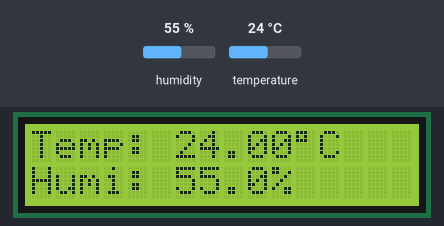
A sketch run on a simulated ESP8266 (NodeMCU). On the bench: 16×2 character LCD. The test bench sets the inputs (shaded band); at power-on: humidity 55 %, temperature 24 °C. WiFi joins after 1.5 s; servers stay silent unless stated.

Above: at 3.0 s.
3.1 s: humidity set to 22 %
At 5.3 s:
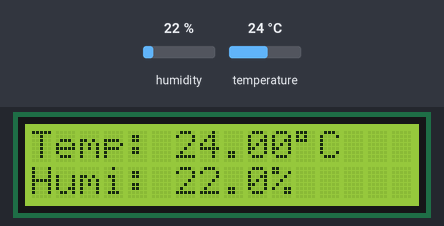
5.6 s: temperature set to 12 °C
At 6.9 s:
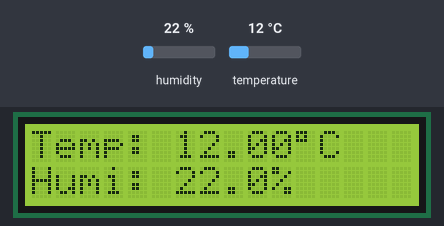
7.7 s: humidity set to 40 %
At 9.5 s:
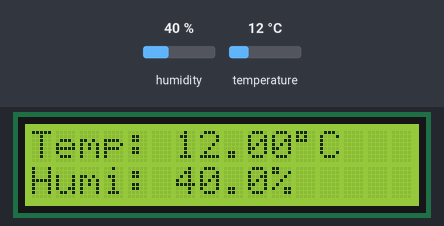
9.8 s: temperature set to 19 °C
At 11.3 s:
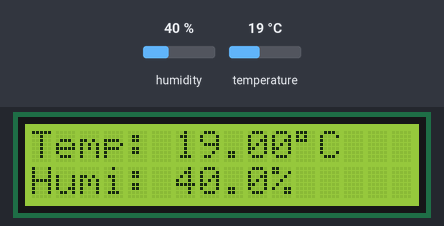
Timing chart, 0 to 12.8 s (numbered marks = the images above; inputs shaded):
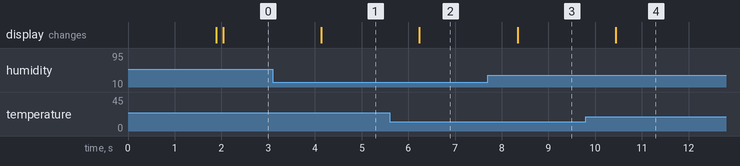

The sketch:

Blynk_Arduino_Code.ino
```cpp
#define BLYNK_TEMPLATE_ID "REPLACE_WITH_YOUR_TEMPLATE_ID"
#define BLYNK_TEMPLATE_NAME "REPLACE_WITH_YOUR_TEMPLATE_NAME"
#define BLYNK_AUTH_TOKEN "REPLACE_WITH_YOUR_BLYNK_TOKEN"

// DHT PARAMETERS
#define DHTPIN D3
#define DHTTYPE DHT11

// LCD PARAMETERS
#define LCD_I2C_ADDRESS 0x27
#define LCD_COLUMNS 16
#define LCD_ROWS 2

#include <ESP8266WiFi.h>
#include <BlynkSimpleEsp8266.h>
#include <Wire.h>
#include <LiquidCrystal_I2C.h>
#include <DHT.h>

char auth[] = BLYNK_AUTH_TOKEN;

// Wi-Fi details
char ssid[] = "REPLACE_WITH_YOUR_WIFI_SSID";
char pass[] = "REPLACE_WITH_YOUR_WIFI_PASS";

LiquidCrystal_I2C lcd(LCD_I2C_ADDRESS, LCD_COLUMNS, LCD_ROWS);

BlynkTimer timer;

DHT dht(DHTPIN, DHTTYPE);

void sendSensor()
{
  float h = dht.readHumidity();
  float t = dht.readTemperature();

  if (isnan(h) || isnan(t)) {
    // Display error on LCD
    lcd.setCursor(0, 0);
    lcd.print("DHT Read Failed!");
    lcd.setCursor(0, 1);
    return;
  }

  // Update Blynk Virtual Pins
  Blynk.virtualWrite(V0, t);
  Blynk.virtualWrite(V1, h);

  // Display on LCD
  // Line 1: Temperature
  lcd.setCursor(0, 0);
  lcd.print("Temp: ");
  lcd.print(t, 2); // Print temperature with 1 decimal place
  lcd.print((char)223);
  lcd.print("C");

  // Line 2: Humidity
  lcd.setCursor(0, 1);
  lcd.print("Humi: ");
  lcd.print(h, 1); // Print humidity as an integer (0 decimal places)
  lcd.print("%");
}

void setup()
{
  // Initialize LCD before connecting to WiFi
  lcd.init();
  lcd.backlight();

  lcd.setCursor(0, 0);
  lcd.print("Connecting to");
  lcd.setCursor(0, 1);
  lcd.print("Blynk...");

  // The Blynk.begin call remains the same for hardcoded credentials
  Blynk.begin(auth, ssid, pass);
  dht.begin();

  // Clear the connecting message after successful connection
  lcd.clear();

  // Set up timer to call sendSensor() every 100 milliseconds
  timer.setInterval(100, sendSensor);
}

void loop()
{
  Blynk.run();
  timer.run();
}
```

Measured:
- after the input at 3.1 s, the display: changes after 1.0 s (image 1)
- after the input at 5.6 s, the display: changes after 0.64 s (image 2)
- after the input at 7.7 s, the display: changes after 0.64 s (image 3)
- after the input at 9.8 s, the display: changes after 0.64 s (image 4)
